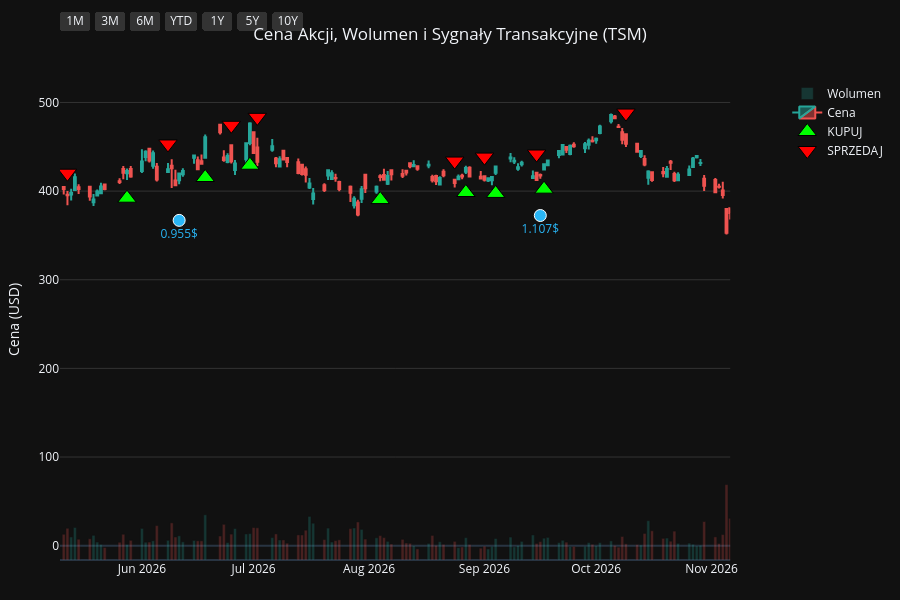
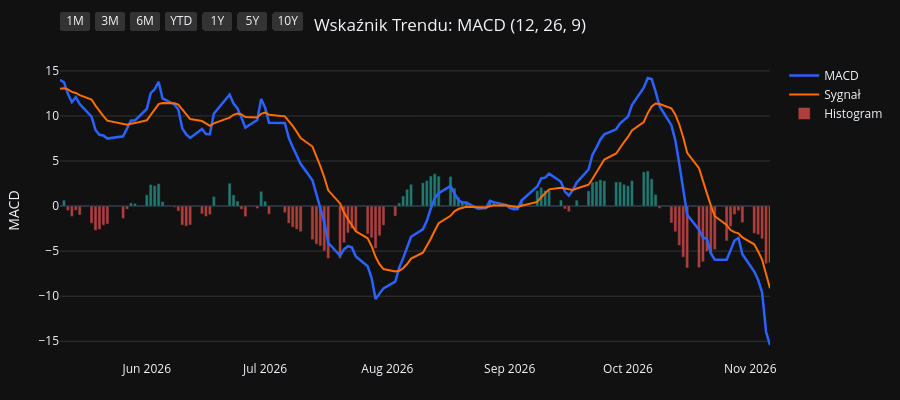
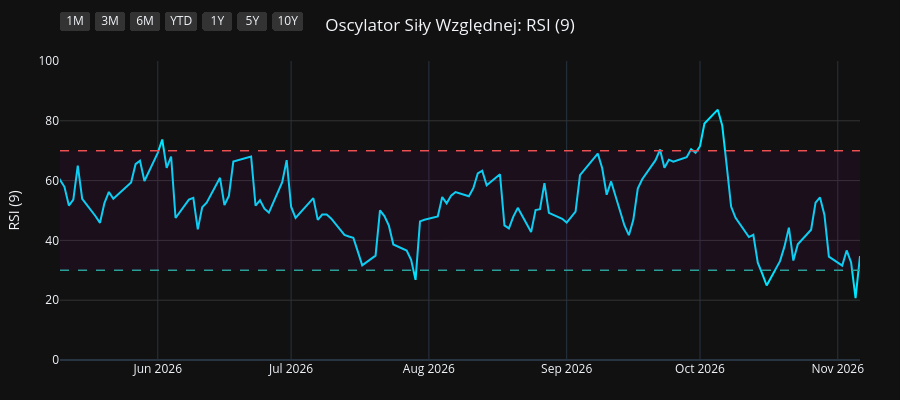
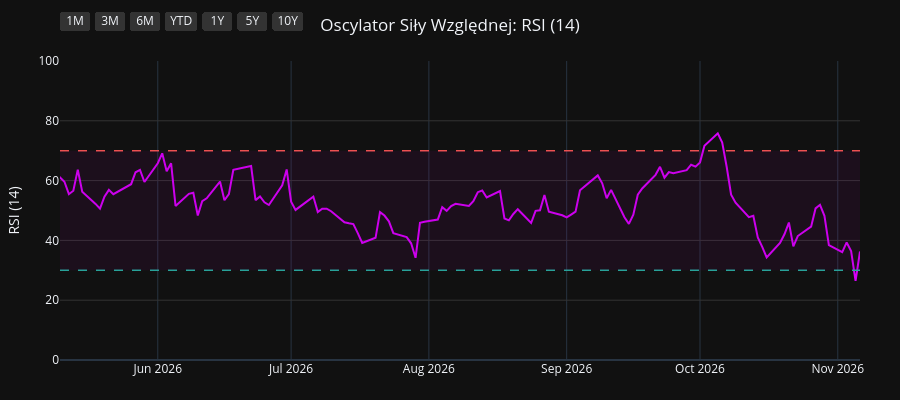

The notebook cell saved with these charts, in order:
### Code cell
import os
import yfinance as yf
import pandas as pd
import pandas_ta as ta
import plotly.graph_objects as go
from plotly.subplots import make_subplots

# 1. Pobranie i przygotowanie danych
symbol = os.environ.get("STOCK_TICKER", "").strip().upper()
if not symbol:
    raise RuntimeError("Set STOCK_TICKER before running price_extractor.ipynb")
df = yf.Ticker(symbol).history(period="10y")
df.index = df.index.tz_localize(None)

# Wskaźniki i sygnały
df.ta.macd(fast=12, slow=26, signal=9, append=True)
df.ta.rsi(length=9, append=True)
df.ta.rsi(length=14, append=True)
df.ta.rsi(length=21, append=True)
df.dropna(inplace=True)

macd = df['MACD_12_26_9']
signal = df['MACDs_12_26_9']
wczorajszy_macd = macd.shift(1)
wczorajszy_signal = signal.shift(1)

df['Decyzja'] = 'BRAK'
df.loc[(macd > signal) & (wczorajszy_macd <= wczorajszy_signal), 'Decyzja'] = 'KUPUJ'
df.loc[(macd < signal) & (wczorajszy_macd >= wczorajszy_signal), 'Decyzja'] = 'SPRZEDAJ'

df_kupuj = df[df['Decyzja'] == 'KUPUJ']
df_sprzedaj = df[df['Decyzja'] == 'SPRZEDAJ']
df_dywidendy = df[df['Dividends'] > 0]
df_splity = df[df['Stock Splits'] > 0]

# Wspólna konfiguracja osi X
konfiguracja_osi_x = dict(
    type="date",
    showspikes=True, spikemode="across", spikesnap="cursor", spikedash="dot", spikecolor="#ffffff", spikethickness=1, hoverformat="%Y-%m-%d",
    rangeselector=dict(
        buttons=list([
            dict(count=1, label="1M", step="month", stepmode="backward"),
            dict(count=3, label="3M", step="month", stepmode="backward"),
            dict(count=6, label="6M", step="month", stepmode="backward"),
            dict(count=1, label="YTD", step="year", stepmode="todate"),
            dict(count=1, label="1Y", step="year", stepmode="backward"),
            dict(count=5, label="5Y", step="year", stepmode="backward"),
            dict(step="all", label="10Y")
        ]),
        bgcolor="#333333", activecolor="#2962ff", x=0, y=1.1
    )
)

# ==========================================
# WYKRES 1: CENA + WOLUMEN + SYGNAŁY
# ==========================================
fig1 = make_subplots(specs=[[{"secondary_y": True}]])

kolory_wolumenu = ['#26a69a' if row['Close'] >= row['Open'] else '#ef5350' for index, row in df.iterrows()]
fig1.add_trace(go.Bar(x=df.index, y=df['Volume'], marker_color=kolory_wolumenu, opacity=0.25, name='Wolumen'), secondary_y=True)
fig1.add_trace(go.Candlestick(x=df.index, open=df['Open'], high=df['High'], low=df['Low'], close=df['Close'], name='Cena', increasing_line_color='#26a69a', decreasing_line_color='#ef5350'), secondary_y=False)
fig1.add_trace(go.Scatter(x=df_kupuj.index, y=df_kupuj['Low'] * 0.95, customdata=df_kupuj[['Low', 'High']], mode='markers', marker=dict(symbol='triangle-up', size=16, color='#00ff00', line=dict(width=1, color='black')), name='KUPUJ', hovertemplate='KUPUJ<br>Najniższa: %{customdata[0]:.2f}<br>Najwyższa: %{customdata[1]:.2f}<extra></extra>'), secondary_y=False)
fig1.add_trace(go.Scatter(x=df_sprzedaj.index, y=df_sprzedaj['High'] * 1.05, customdata=df_sprzedaj[['Low', 'High']], mode='markers', marker=dict(symbol='triangle-down', size=16, color='#ff0000', line=dict(width=1, color='black')), name='SPRZEDAJ', hovertemplate='SPRZEDAJ<br>Najniższa: %{customdata[0]:.2f}<br>Najwyższa: %{customdata[1]:.2f}<extra></extra>'), secondary_y=False)

if not df_dywidendy.empty:
    fig1.add_trace(go.Scatter(x=df_dywidendy.index, y=df_dywidendy['Low'] * 0.90, mode='markers+text', marker=dict(symbol='circle', size=12, color='#29b6f6', line=dict(width=1, color='white')), text=df_dywidendy['Dividends'].apply(lambda x: f"{x}$"), textposition="bottom center", name='Dywidenda', showlegend=False, hovertemplate='Dywidenda: %{text}<extra></extra>', textfont=dict(color="#29b6f6")), secondary_y=False)
if not df_splity.empty:
                    fig1.add_trace(go.Scatter(x=df_splity.index, y=df_splity['High'], mode='markers+text', marker=dict(symbol='star', size=16, color='#ffee58', line=dict(width=1, color='black')), text=df_splity['Stock Splits'].apply(lambda x: f"{x:g}:1" if x >= 1 else f"1:{1 / x:g}"), textposition="top center", name='Split', hovertemplate='%{text}<extra></extra>', textfont=dict(color="#ffee58")), secondary_y=False)

fig1.update_layout(title=dict(text=f"Cena Akcji, Wolumen i Sygnały Transakcyjne ({symbol})", x=0.5, xanchor='center'), dragmode='pan', xaxis_rangeslider_visible=False, template='plotly_dark', height=600, hovermode='x unified', margin=dict(l=60, r=40, t=60, b=40))
fig1.update_xaxes(**konfiguracja_osi_x)
fig1.update_xaxes(range=[df.index.max() - pd.Timedelta(days=180), df.index.max()])
fig1.update_yaxes(title_text="Cena (USD)", secondary_y=False, gridcolor='#333333')
fig1.update_yaxes(range=[0, df['Volume'].max() * 4], showgrid=False, showticklabels=False, secondary_y=True)
fig1.show(config={'scrollZoom': True})

# ==========================================
# WYKRES 2: WSKAŹNIK MACD
# ==========================================
fig2 = go.Figure()
fig2.add_trace(go.Scatter(x=df.index, y=df['MACD_12_26_9'], line=dict(color='#2962ff', width=2.5), name='MACD'))
fig2.add_trace(go.Scatter(x=df.index, y=df['MACDs_12_26_9'], line=dict(color='#ff6d00', width=2), name='Sygnał'))
kolory_macd = ['#26a69a' if val >= 0 else '#ef5350' for val in df['MACDh_12_26_9']]
fig2.add_trace(go.Bar(x=df.index, y=df['MACDh_12_26_9'], marker_color=kolory_macd, name='Histogram', opacity=0.7))
fig2.update_layout(title=dict(text="Wskaźnik Trendu: MACD (12, 26, 9)", x=0.5, xanchor='center'), dragmode='pan', xaxis_rangeslider_visible=False, template='plotly_dark', height=400, hovermode='x unified', margin=dict(l=60, r=40, t=60, b=40))
fig2.update_xaxes(**konfiguracja_osi_x)
fig2.update_xaxes(range=[df.index.max() - pd.Timedelta(days=180), df.index.max()])
fig2.update_yaxes(title_text="MACD", gridcolor='#333333')
fig2.show(config={'scrollZoom': True})

# ==========================================
# WYKRES 3: OSCYLATOR RSI (9)
# ==========================================
fig3 = go.Figure()
fig3.add_trace(go.Scatter(x=df.index, y=df['RSI_9'], line=dict(color='#00e5ff', width=2), name='RSI (9)'))
fig3.add_hline(y=70, line_dash="dash", line_color="#ef5350", line_width=1.5)
fig3.add_hline(y=30, line_dash="dash", line_color="#26a69a", line_width=1.5)
fig3.add_hrect(y0=30, y1=70, line_width=0, fillcolor="purple", opacity=0.1)
fig3.update_layout(title=dict(text="Oscylator Siły Względnej: RSI (9)", x=0.5, xanchor='center'), dragmode='pan', xaxis_rangeslider_visible=False, template='plotly_dark', height=400, hovermode='x unified', margin=dict(l=60, r=40, t=60, b=40))
fig3.update_xaxes(**konfiguracja_osi_x)
fig3.update_xaxes(range=[df.index.max() - pd.Timedelta(days=180), df.index.max()])
fig3.update_yaxes(title_text="RSI (9)", range=[0, 100], gridcolor='#333333')
fig3.show(config={'scrollZoom': True})

# ==========================================
# WYKRES 4: OSCYLATOR RSI (14)
# ==========================================
fig4 = go.Figure()
fig4.add_trace(go.Scatter(x=df.index, y=df['RSI_14'], line=dict(color='#d500f9', width=2), name='RSI (14)'))
fig4.add_hline(y=70, line_dash="dash", line_color="#ef5350", line_width=1.5)
fig4.add_hline(y=30, line_dash="dash", line_color="#26a69a", line_width=1.5)
fig4.add_hrect(y0=30, y1=70, line_width=0, fillcolor="purple", opacity=0.1)
fig4.update_layout(title=dict(text="Oscylator Siły Względnej: RSI (14)", x=0.5, xanchor='center'), dragmode='pan', xaxis_rangeslider_visible=False, template='plotly_dark', height=400, hovermode='x unified', margin=dict(l=60, r=40, t=60, b=40))
fig4.update_xaxes(**konfiguracja_osi_x)
fig4.update_xaxes(range=[df.index.max() - pd.Timedelta(days=180), df.index.max()])
fig4.update_yaxes(title_text="RSI (14)", range=[0, 100], gridcolor='#333333')
fig4.show(config={'scrollZoom': True})

# ==========================================
# WYKRES 5: OSCYLATOR RSI (21)
# ==========================================
fig5 = go.Figure()
fig5.add_trace(go.Scatter(x=df.index, y=df['RSI_21'], line=dict(color='#64dd17', width=2), name='RSI (21)'))
fig5.add_hline(y=70, line_dash="dash", line_color="#ef5350", line_width=1.5)
fig5.add_hline(y=30, line_dash="dash", line_color="#26a69a", line_width=1.5)
fig5.add_hrect(y0=30, y1=70, line_width=0, fillcolor="purple", opacity=0.1)
fig5.update_layout(title=dict(text="Oscylator Siły Względnej: RSI (21)", x=0.5, xanchor='center'), dragmode='pan', xaxis_rangeslider_visible=False, template='plotly_dark', height=400, hovermode='x unified', margin=dict(l=60, r=40, t=60, b=40))
fig5.update_xaxes(**konfiguracja_osi_x)
fig5.update_xaxes(range=[df.index.max() - pd.Timedelta(days=180), df.index.max()])
fig5.update_yaxes(title_text="RSI (21)", range=[0, 100], gridcolor='#333333')
fig5.show(config={'scrollZoom': True})

### Figure 1 — Plotly figure (JSON) as saved in the notebook; plotly's stock layout.template omitted (floating-point values rounded to 4 significant figures; data arrays with more than 128 entries replaced by an {"elided": "..."} marker saying what was removed)
{"data": [{"marker": {"color": {"elided": "2481 str values"}}, "name": "Wolumen", "opacity": 0.25, "type": "bar", "x": {"elided": "2481 str values"}, "xaxis": "x", "y": {"elided": "2481 int values"}, "yaxis": "y2"}, {"close": {"elided": "2481 float values"}, "decreasing": {"line": {"color": "#ef5350"}}, "high": {"elided": "2481 float values"}, "increasing": {"line": {"color": "#26a69a"}}, "low": {"elided": "2481 float values"}, "name": "Cena", "open": {"elided": "2481 float values"}, "type": "candlestick", "x": {"elided": "2481 str values"}, "xaxis": "x", "yaxis": "y"}, {"customdata": {"elided": "96x2 float values"}, "hovertemplate": "KUPUJ<br>Najniższa: %{customdata[0]:.2f}<br>Najwyższa: %{customdata[1]:.2f}<extra></extra>", "marker": {"color": "#00ff00", "line": {"color": "black", "width": 1}, "size": 16, "symbol": "triangle-up"}, "mode": "markers", "name": "KUPUJ", "type": "scatter", "x": ["2017-01-05T00:00:00", "2017-02-14T00:00:00", "2017-03-16T00:00:00", "2017-04-26T00:00:00", "2017-06-05T00:00:00", "2017-06-23T00:00:00", "2017-07-13T00:00:00", "2017-08-08T00:00:00", "2017-08-24T00:00:00", "2017-10-04T00:00:00", "2017-12-20T00:00:00", "2018-02-26T00:00:00", "2018-03-07T00:00:00", "2018-05-08T00:00:00", "2018-07-05T00:00:00", "2018-08-28T00:00:00", "2018-11-01T00:00:00", "2018-11-27T00:00:00", "2018-12-27T00:00:00", "2019-01-10T00:00:00", "2019-03-18T00:00:00", "2019-06-06T00:00:00", "2019-08-22T00:00:00", "2019-08-29T00:00:00", "2019-09-25T00:00:00", "2019-10-24T00:00:00", "2019-11-04T00:00:00", "2019-12-11T00:00:00", "2020-02-11T00:00:00", "2020-03-04T00:00:00", "2020-03-26T00:00:00", "2020-06-03T00:00:00", "2020-07-02T00:00:00", "2020-09-16T00:00:00", "2020-10-05T00:00:00", "2020-11-05T00:00:00", "2021-01-04T00:00:00", "2021-02-11T00:00:00", "2021-03-30T00:00:00", "2021-04-26T00:00:00", "2021-05-24T00:00:00", "2021-06-28T00:00:00", "2021-08-04T00:00:00", "2021-08-26T00:00:00", "2021-10-14T00:00:00", "2021-12-23T00:00:00", "2022-02-16T00:00:00", "2022-03-16T00:00:00", "2022-04-20T00:00:00", "2022-05-04T00:00:00", "2022-05-16T00:00:00", "2022-07-13T00:00:00", "2022-10-05T00:00:00", "2022-10-28T00:00:00", "2023-01-09T00:00:00", "2023-03-20T00:00:00", "2023-05-08T00:00:00", "2023-07-14T00:00:00", "2023-08-23T00:00:00", "2023-09-14T00:00:00", "2023-10-02T00:00:00", "2023-11-03T00:00:00", "2023-12-12T00:00:00", "2024-01-18T00:00:00", "2024-03-04T00:00:00", "2024-04-10T00:00:00", "2024-05-03T00:00:00", "2024-06-06T00:00:00", "2024-07-05T00:00:00", "2024-08-09T00:00:00", "2024-09-12T00:00:00", "2024-12-03T00:00:00", "2024-12-23T00:00:00", "2025-01-03T00:00:00", "2025-01-16T00:00:00", "2025-03-18T00:00:00", "2025-04-01T00:00:00", "2025-04-15T00:00:00", "2025-06-05T00:00:00", "2025-06-25T00:00:00", "2025-07-17T00:00:00", "2025-09-05T00:00:00", "2025-10-13T00:00:00", "2025-10-15T00:00:00", "2025-11-28T00:00:00", "2025-12-24T00:00:00", "2026-01-28T00:00:00", "2026-02-09T00:00:00", "2026-04-02T00:00:00", "2026-05-28T00:00:00", "2026-06-18T00:00:00", "2026-06-30T00:00:00", "2026-08-04T00:00:00", "2026-08-27T00:00:00", "2026-09-04T00:00:00", "2026-09-17T00:00:00"], "xaxis": "x", "y": [22.24, 23.43, 24.25, 24.72, 27.34, 27.52, 27.58, 28.5, 28.45, 29.66, 30.47, 34.07, 33.59, 30.29, 29.22, 34.06, 30.95, 29.34, 28.99, 28.54, 31.96, 30.57, 34.74, 35.15, 36.89, 42.12, 44.54, 46.14, 48.81, 46.9, 41.7, 44.68, 49.76, 71.31, 70.39, 77.48, 95.73, 116.2, 99.44, 103.9, 97.55, 102.3, 103.3, 101.6, 97.48, 105.5, 107.1, 90.97, 87.51, 81.33, 79.19, 70.18, 64.92, 53.73, 72.02, 80.17, 76.33, 95.22, 84.67, 83.31, 79.43, 82.92, 91.23, 100.4, 126.3, 133.8, 127.8, 147.7, 168.4, 150.8, 156.7, 178.6, 186.9, 189.5, 198.3, 159.1, 154.1, 145.7, 188.9, 206.9, 226.2, 222.9, 274.8, 282.1, 271.7, 279.2, 319.2, 327.8, 308.9, 392.0, 415.4, 429.2, 390.5, 398.4, 397.4, 402.2], "yaxis": "y"}, {"customdata": {"elided": "96x2 float values"}, "hovertemplate": "SPRZEDAJ<br>Najniższa: %{customdata[0]:.2f}<br>Najwyższa: %{customdata[1]:.2f}<extra></extra>", "marker": {"color": "#ff0000", "line": {"color": "black", "width": 1}, "size": 16, "symbol": "triangle-down"}, "mode": "markers", "name": "SPRZEDAJ", "type": "scatter", "x": ["2017-02-07T00:00:00", "2017-02-27T00:00:00", "2017-04-04T00:00:00", "2017-05-18T00:00:00", "2017-06-09T00:00:00", "2017-06-28T00:00:00", "2017-07-28T00:00:00", "2017-08-10T00:00:00", "2017-09-25T00:00:00", "2017-11-03T00:00:00", "2018-02-02T00:00:00", "2018-03-01T00:00:00", "2018-03-22T00:00:00", "2018-06-18T00:00:00", "2018-08-10T00:00:00", "2018-09-13T00:00:00", "2018-11-19T00:00:00", "2018-12-20T00:00:00", "2019-01-03T00:00:00", "2019-03-04T00:00:00", "2019-04-29T00:00:00", "2019-07-31T00:00:00", "2019-08-23T00:00:00", "2019-09-24T00:00:00", "2019-10-23T00:00:00", "2019-10-31T00:00:00", "2019-11-11T00:00:00", "2019-12-30T00:00:00", "2020-02-20T00:00:00", "2020-03-09T00:00:00", "2020-05-05T00:00:00", "2020-06-29T00:00:00", "2020-08-10T00:00:00", "2020-09-18T00:00:00", "2020-10-21T00:00:00", "2020-12-16T00:00:00", "2021-01-27T00:00:00", "2021-02-18T00:00:00", "2021-04-19T00:00:00", "2021-05-03T00:00:00", "2021-06-21T00:00:00", "2021-07-16T00:00:00", "2021-08-11T00:00:00", "2021-09-17T00:00:00", "2021-11-26T00:00:00", "2022-01-21T00:00:00", "2022-02-17T00:00:00", "2022-04-07T00:00:00", "2022-04-21T00:00:00", "2022-05-09T00:00:00", "2022-06-13T00:00:00", "2022-08-19T00:00:00", "2022-10-10T00:00:00", "2022-12-06T00:00:00", "2023-02-06T00:00:00", "2023-04-05T00:00:00", "2023-06-21T00:00:00", "2023-07-18T00:00:00", "2023-09-08T00:00:00", "2023-09-15T00:00:00", "2023-10-26T00:00:00", "2023-11-29T00:00:00", "2024-01-02T00:00:00", "2024-02-20T00:00:00", "2024-03-14T00:00:00", "2024-04-15T00:00:00", "2024-05-31T00:00:00", "2024-06-25T00:00:00", "2024-07-16T00:00:00", "2024-09-03T00:00:00", "2024-10-29T00:00:00", "2024-12-20T00:00:00", "2024-12-31T00:00:00", "2025-01-13T00:00:00", "2025-01-27T00:00:00", "2025-03-31T00:00:00", "2025-04-03T00:00:00", "2025-05-30T00:00:00", "2025-06-20T00:00:00", "2025-07-09T00:00:00", "2025-07-21T00:00:00", "2025-10-10T00:00:00", "2025-10-14T00:00:00", "2025-10-16T00:00:00", "2025-12-16T00:00:00", "2026-01-22T00:00:00", "2026-01-30T00:00:00", "2026-03-02T00:00:00", "2026-05-12T00:00:00", "2026-06-08T00:00:00", "2026-06-25T00:00:00", "2026-07-02T00:00:00", "2026-08-24T00:00:00", "2026-09-01T00:00:00", "2026-09-15T00:00:00", "2026-10-09T00:00:00"], "xaxis": "x", "y": [25.78, 26.49, 27.43, 29.13, 30.55, 30.42, 31.01, 30.97, 32.24, 36.3, 38.96, 37.45, 38.14, 32.98, 36.8, 39.2, 32.69, 32.75, 31.65, 35.05, 39.14, 39.72, 38.78, 41.28, 46.71, 48.12, 48.88, 54.77, 53.23, 50.52, 49.53, 53.54, 76.73, 79.03, 84.78, 100.8, 119.8, 130.2, 114.3, 113.0, 111.4, 114.9, 113.2, 116.8, 115.4, 124.6, 119.5, 99.0, 98.43, 88.2, 84.92, 87.09, 69.09, 80.52, 91.52, 92.13, 104.1, 104.1, 91.4, 91.95, 88.92, 100.6, 104.0, 128.8, 145.0, 148.1, 155.2, 176.3, 193.6, 172.2, 203.7, 203.6, 207.4, 209.3, 212.8, 171.4, 167.0, 202.2, 223.2, 241.6, 251.0, 311.9, 313.5, 323.5, 300.5, 349.1, 354.1, 388.7, 420.2, 453.2, 474.3, 483.2, 433.9, 438.4, 441.9, 488.1], "yaxis": "y"}, {"hovertemplate": "Dywidenda: %{text}<extra></extra>", "marker": {"color": "#29b6f6", "line": {"color": "white", "width": 1}, "size": 12, "symbol": "circle"}, "mode": "markers+text", "name": "Dywidenda", "showlegend": false, "text": ["1.159$", "1.345$", "1.276$", "0.322$", "0.41$", "0.417$", "0.42$", "0.427$", "0.442$", "0.448$", "0.451$", "0.497$", "0.496$", "0.49$", "0.467$", "0.448$", "0.451$", "0.449$", "0.448$", "0.471$", "0.479$", "0.554$", "0.544$", "0.626$", "0.616$", "0.684$", "0.78$", "0.822$", "0.835$", "0.956$", "0.955$", "1.107$"], "textfont": {"color": "#29b6f6"}, "textposition": "bottom center", "type": "scatter", "x": ["2017-06-26T00:00:00", "2018-06-25T00:00:00", "2019-06-24T00:00:00", "2019-09-19T00:00:00", "2019-12-19T00:00:00", "2020-03-19T00:00:00", "2020-06-18T00:00:00", "2020-09-17T00:00:00", "2020-12-17T00:00:00", "2021-03-17T00:00:00", "2021-06-17T00:00:00", "2021-09-16T00:00:00", "2021-12-16T00:00:00", "2022-03-16T00:00:00", "2022-06-16T00:00:00", "2022-09-15T00:00:00", "2022-12-15T00:00:00", "2023-03-16T00:00:00", "2023-06-15T00:00:00", "2023-09-14T00:00:00", "2023-12-14T00:00:00", "2024-03-18T00:00:00", "2024-06-13T00:00:00", "2024-09-12T00:00:00", "2024-12-12T00:00:00", "2025-03-18T00:00:00", "2025-06-12T00:00:00", "2025-09-16T00:00:00", "2025-12-11T00:00:00", "2026-03-17T00:00:00", "2026-06-11T00:00:00", "2026-09-16T00:00:00"], "xaxis": "x", "y": [26.47, 27.54, 31.1, 35.55, 46.3, 34.48, 45.38, 65.91, 85.28, 95.11, 97.29, 99.16, 96.89, 86.18, 70.78, 65.82, 65.96, 73.52, 90.39, 78.92, 89.31, 119.2, 149.2, 148.4, 168.5, 150.8, 188.1, 232.1, 267.6, 303.0, 367.0, 372.5], "yaxis": "y"}], "layout": {"dragmode": "pan", "height": 600, "hovermode": "x unified", "margin": {"b": 40, "l": 60, "r": 40, "t": 60}, "title": {"text": "Cena Akcji, Wolumen i Sygnały Transakcyjne (TSM)", "x": 0.5, "xanchor": "center"}, "xaxis": {"anchor": "y", "domain": [0.0, 0.94], "hoverformat": "%Y-%m-%d", "range": ["2026-05-10T00:00:00", "2026-11-06T00:00:00"], "rangeselector": {"activecolor": "#2962ff", "bgcolor": "#333333", "buttons": [{"count": 1, "label": "1M", "step": "month", "stepmode": "backward"}, {"count": 3, "label": "3M", "step": "month", "stepmode": "backward"}, {"count": 6, "label": "6M", "step": "month", "stepmode": "backward"}, {"count": 1, "label": "YTD", "step": "year", "stepmode": "todate"}, {"count": 1, "label": "1Y", "step": "year", "stepmode": "backward"}, {"count": 5, "label": "5Y", "step": "year", "stepmode": "backward"}, {"label": "10Y", "step": "all"}], "x": 0, "y": 1.1}, "rangeslider": {"visible": false}, "showspikes": true, "spikecolor": "#ffffff", "spikedash": "dot", "spikemode": "across", "spikesnap": "cursor", "spikethickness": 1, "type": "date"}, "yaxis": {"anchor": "x", "domain": [0.0, 1.0], "gridcolor": "#333333", "title": {"text": "Cena (USD)"}}, "yaxis2": {"anchor": "x", "overlaying": "y", "range": [0, 274670000], "showgrid": false, "showticklabels": false, "side": "right"}}}

### Figure 2 — Plotly figure (JSON) as saved in the notebook; plotly's stock layout.template omitted (floating-point values rounded to 4 significant figures; data arrays with more than 128 entries replaced by an {"elided": "..."} marker saying what was removed)
{"data": [{"line": {"color": "#2962ff", "width": 2.5}, "name": "MACD", "type": "scatter", "x": {"elided": "2481 str values"}, "y": {"elided": "2481 float values"}}, {"line": {"color": "#ff6d00", "width": 2}, "name": "Sygnał", "type": "scatter", "x": {"elided": "2481 str values"}, "y": {"elided": "2481 float values"}}, {"marker": {"color": {"elided": "2481 str values"}}, "name": "Histogram", "opacity": 0.7, "type": "bar", "x": {"elided": "2481 str values"}, "y": {"elided": "2481 float values"}}], "layout": {"dragmode": "pan", "height": 400, "hovermode": "x unified", "margin": {"b": 40, "l": 60, "r": 40, "t": 60}, "title": {"text": "Wskaźnik Trendu: MACD (12, 26, 9)", "x": 0.5, "xanchor": "center"}, "xaxis": {"hoverformat": "%Y-%m-%d", "range": ["2026-05-10T00:00:00", "2026-11-06T00:00:00"], "rangeselector": {"activecolor": "#2962ff", "bgcolor": "#333333", "buttons": [{"count": 1, "label": "1M", "step": "month", "stepmode": "backward"}, {"count": 3, "label": "3M", "step": "month", "stepmode": "backward"}, {"count": 6, "label": "6M", "step": "month", "stepmode": "backward"}, {"count": 1, "label": "YTD", "step": "year", "stepmode": "todate"}, {"count": 1, "label": "1Y", "step": "year", "stepmode": "backward"}, {"count": 5, "label": "5Y", "step": "year", "stepmode": "backward"}, {"label": "10Y", "step": "all"}], "x": 0, "y": 1.1}, "rangeslider": {"visible": false}, "showspikes": true, "spikecolor": "#ffffff", "spikedash": "dot", "spikemode": "across", "spikesnap": "cursor", "spikethickness": 1, "type": "date"}, "yaxis": {"gridcolor": "#333333", "title": {"text": "MACD"}}}}

### Figure 3 — Plotly figure (JSON) as saved in the notebook; plotly's stock layout.template omitted (floating-point values rounded to 4 significant figures; data arrays with more than 128 entries replaced by an {"elided": "..."} marker saying what was removed)
{"data": [{"line": {"color": "#00e5ff", "width": 2}, "name": "RSI (9)", "type": "scatter", "x": {"elided": "2481 str values"}, "y": {"elided": "2481 float values"}}], "layout": {"dragmode": "pan", "height": 400, "hovermode": "x unified", "margin": {"b": 40, "l": 60, "r": 40, "t": 60}, "shapes": [{"line": {"color": "#ef5350", "dash": "dash", "width": 1.5}, "type": "line", "x0": 0, "x1": 1, "xref": "x domain", "y0": 70, "y1": 70, "yref": "y"}, {"line": {"color": "#26a69a", "dash": "dash", "width": 1.5}, "type": "line", "x0": 0, "x1": 1, "xref": "x domain", "y0": 30, "y1": 30, "yref": "y"}, {"fillcolor": "purple", "line": {"width": 0}, "opacity": 0.1, "type": "rect", "x0": 0, "x1": 1, "xref": "x domain", "y0": 30, "y1": 70, "yref": "y"}], "title": {"text": "Oscylator Siły Względnej: RSI (9)", "x": 0.5, "xanchor": "center"}, "xaxis": {"hoverformat": "%Y-%m-%d", "range": ["2026-05-10T00:00:00", "2026-11-06T00:00:00"], "rangeselector": {"activecolor": "#2962ff", "bgcolor": "#333333", "buttons": [{"count": 1, "label": "1M", "step": "month", "stepmode": "backward"}, {"count": 3, "label": "3M", "step": "month", "stepmode": "backward"}, {"count": 6, "label": "6M", "step": "month", "stepmode": "backward"}, {"count": 1, "label": "YTD", "step": "year", "stepmode": "todate"}, {"count": 1, "label": "1Y", "step": "year", "stepmode": "backward"}, {"count": 5, "label": "5Y", "step": "year", "stepmode": "backward"}, {"label": "10Y", "step": "all"}], "x": 0, "y": 1.1}, "rangeslider": {"visible": false}, "showspikes": true, "spikecolor": "#ffffff", "spikedash": "dot", "spikemode": "across", "spikesnap": "cursor", "spikethickness": 1, "type": "date"}, "yaxis": {"gridcolor": "#333333", "range": [0, 100], "title": {"text": "RSI (9)"}}}}

### Figure 4 — Plotly figure (JSON) as saved in the notebook; plotly's stock layout.template omitted (floating-point values rounded to 4 significant figures; data arrays with more than 128 entries replaced by an {"elided": "..."} marker saying what was removed)
{"data": [{"line": {"color": "#d500f9", "width": 2}, "name": "RSI (14)", "type": "scatter", "x": {"elided": "2481 str values"}, "y": {"elided": "2481 float values"}}], "layout": {"dragmode": "pan", "height": 400, "hovermode": "x unified", "margin": {"b": 40, "l": 60, "r": 40, "t": 60}, "shapes": [{"line": {"color": "#ef5350", "dash": "dash", "width": 1.5}, "type": "line", "x0": 0, "x1": 1, "xref": "x domain", "y0": 70, "y1": 70, "yref": "y"}, {"line": {"color": "#26a69a", "dash": "dash", "width": 1.5}, "type": "line", "x0": 0, "x1": 1, "xref": "x domain", "y0": 30, "y1": 30, "yref": "y"}, {"fillcolor": "purple", "line": {"width": 0}, "opacity": 0.1, "type": "rect", "x0": 0, "x1": 1, "xref": "x domain", "y0": 30, "y1": 70, "yref": "y"}], "title": {"text": "Oscylator Siły Względnej: RSI (14)", "x": 0.5, "xanchor": "center"}, "xaxis": {"hoverformat": "%Y-%m-%d", "range": ["2026-05-10T00:00:00", "2026-11-06T00:00:00"], "rangeselector": {"activecolor": "#2962ff", "bgcolor": "#333333", "buttons": [{"count": 1, "label": "1M", "step": "month", "stepmode": "backward"}, {"count": 3, "label": "3M", "step": "month", "stepmode": "backward"}, {"count": 6, "label": "6M", "step": "month", "stepmode": "backward"}, {"count": 1, "label": "YTD", "step": "year", "stepmode": "todate"}, {"count": 1, "label": "1Y", "step": "year", "stepmode": "backward"}, {"count": 5, "label": "5Y", "step": "year", "stepmode": "backward"}, {"label": "10Y", "step": "all"}], "x": 0, "y": 1.1}, "rangeslider": {"visible": false}, "showspikes": true, "spikecolor": "#ffffff", "spikedash": "dot", "spikemode": "across", "spikesnap": "cursor", "spikethickness": 1, "type": "date"}, "yaxis": {"gridcolor": "#333333", "range": [0, 100], "title": {"text": "RSI (14)"}}}}
